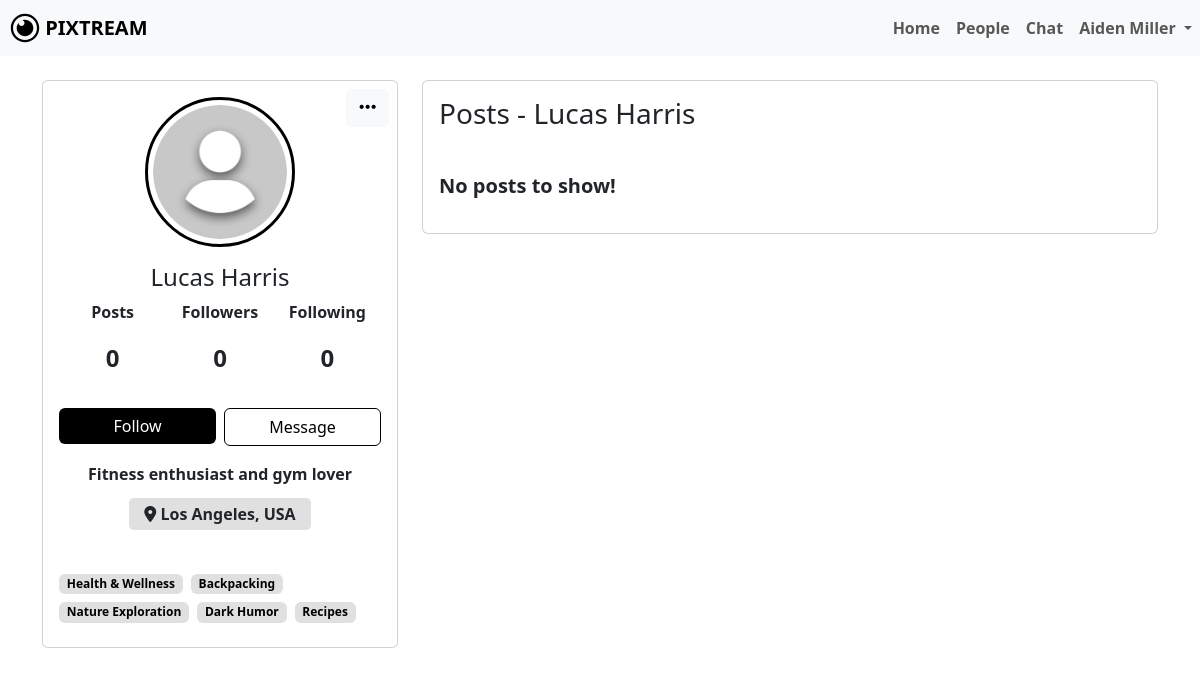
The page /user_profile.php?username=lucas_harris (signed in) on the database as committed earlier.
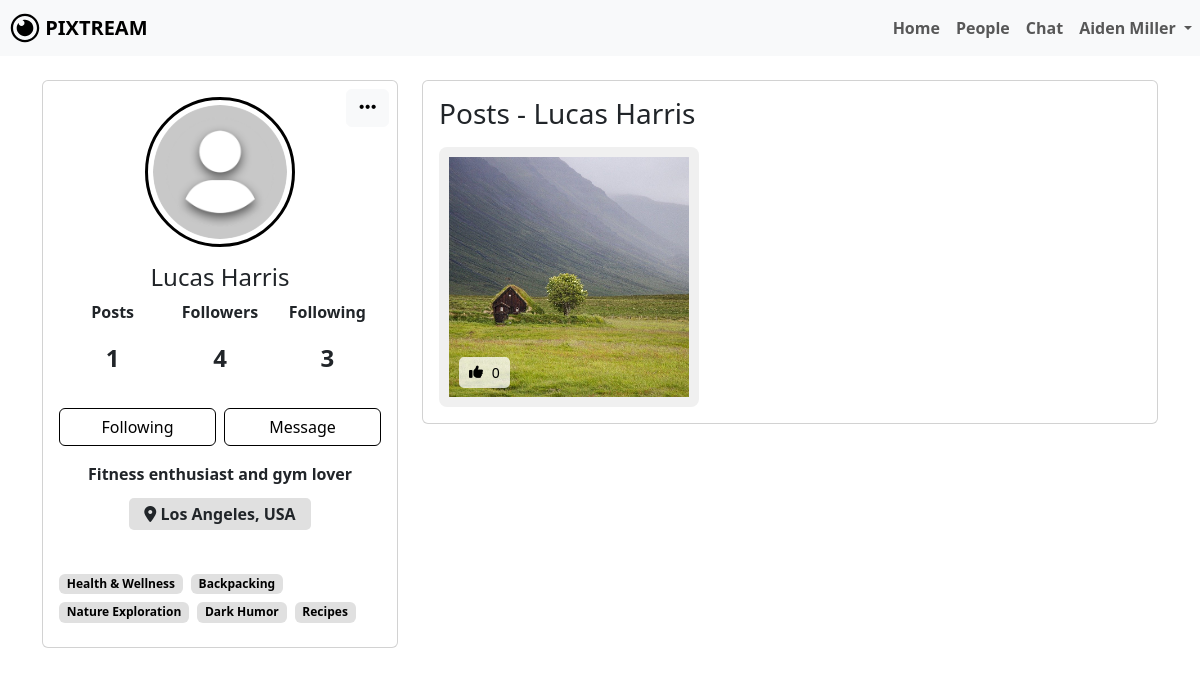
The same page on the database as committed later.
### tables this page shows
CREATE TABLE `posts` (
  `id` bigint(20) NOT NULL,
  `user_id` bigint(20) DEFAULT NULL,
  `post_path` varchar(255) DEFAULT NULL,
  `caption` longtext DEFAULT NULL,
  `category` enum('Photos','Videos','Stories','Music','Articles','Memes','Art & Design','Photography','Travel & Adventure','Food & Cooking','Others') DEFAULT NULL,
  `created_at` timestamp NOT NULL DEFAULT current_timestamp()
);

### user_profile.php (the view, shortened to what the changed rows need)
<?php
include 'dbconfig.php';
$username = $_SESSION['username'];
$log_sql = "SELECT * FROM users WHERE username='$username';";
$log_result = mysqli_query($conn, $log_sql);
$log_info = mysqli_fetch_assoc($log_result);
$log_id = $log_info['id'];
$viewedUsername = $_GET['username'];
$sql = "SELECT * FROM users WHERE username='$viewedUsername';";
$result = mysqli_query($conn, $sql);
$info = mysqli_fetch_assoc($result);
$user_id = $info['id'];
$interests = [];
$sql = "SELECT o.option_name
        FROM user_selections us
        JOIN options o ON us.option_id = o.id
        WHERE us.user_id = (SELECT id FROM users WHERE username = ? LIMIT 1)";
$stmt = $conn->prepare($sql);
$stmt->bind_param("s", $viewedUsername);
$stmt->execute();
$result = $stmt->get_result();
while ($row = $result->fetch_assoc()) {
    $interests[] = $row['option_name'];
}
$followersSql = "SELECT COUNT(*) AS follower_count FROM follows WHERE followed_id='$user_id';";
$followersResult = mysqli_query($conn, $followersSql);
$followersCount = mysqli_fetch_assoc($followersResult)['follower_count'];
$followingSql = "SELECT COUNT(*) AS following_count FROM follows WHERE follower_id='$user_id';";
$followingResult = mysqli_query($conn, $followingSql);
$followingCount = mysqli_fetch_assoc($followingResult)['following_count'];
$postSql = "SELECT COUNT(*) FROM posts WHERE user_id = '$user_id';";
$postResult = mysqli_query($conn, $postSql);
$postInfo = mysqli_fetch_array($postResult);
$postCount = $postInfo[0];
$isFollowingQuery = "SELECT * FROM follows WHERE follower_id = '$log_id' AND followed_id = '$user_id'";
$isFollowingResult = mysqli_query($conn, $isFollowingQuery);
$isFollowing = mysqli_num_rows($isFollowingResult) > 0;
$isBlockedQuery = "SELECT * FROM user_blocks WHERE blocked_by = '$log_id' AND blocked_user = '$user_id'";
$isBlockedResult = mysqli_query($conn, $isBlockedQuery);
$isBlocked = mysqli_num_rows($isBlockedResult) > 0;
?>
<!DOCTYPE html>
<html lang="en">
<head>
    <link rel="stylesheet" href="node_modules/bootstrap/dist/css/bootstrap.min.css">
    <link rel="stylesheet" href="library-files/fontawesome/css/all.min.css">
    <link rel="stylesheet" href="assets/css/me.css">
</head>
<body>
     <br>
    <div class="container">
        <div class="main-body">
            <div class="row gutters-sm">
                <div class="col-md-4 mb-3">
                    <div class="card h-100 position-relative">
                        <div class="card-body d-flex flex-column">
                            <div class="d-flex flex-column align-items-center text-center">
                                <div class="d-flex justify-content-around stats">
                                    <div class="stat">
                                        <p><b>Posts</b></p>
                                        <p><?php echo htmlspecialchars($postCount); ?></p>
                                    </div>
                                    <div class="stat" data-bs-toggle="modal" data-bs-target="#followersModal">
                                        <p><b>Followers</b></p>
                                        <p><?php echo htmlspecialchars($followersCount); ?></p>
                                    </div>
                                    <div class="stat" data-bs-toggle="modal" data-bs-target="#followingModal">
                                        <p><b>Following</b></p>
                                        <p><?php echo htmlspecialchars($followingCount); ?></p>
                                    </div>
                                </div>
                                <?php
                                $isBlockedByProfileUser = false;
                                ?>
                                <div class="mt-3 w-100 d-flex">
                                    <?php if ($isBlocked): ?>
                                        <form action="" method="POST" class="w-100">
                                            <input type="hidden" name="unblock_user_id" value="<?php echo htmlspecialchars($user_id); ?>">
                                            <button type="submit" class="btn mybtn w-100">Unblock</button>
                                        </form>
                                    <?php elseif ($isBlockedByProfileUser): ?>
                                        <button type="submit" class="btn mybtn-outline w-100">This profile is hidden!</button>
                                    <?php else: ?>
                                        <form action="follow_unfollow.php" method="POST" class="w-50 me-1">
                                            <?php if ($isFollowing): ?>
                                                <button type="submit" class="btn mybtn-outline w-100">Following</button>
                                            <?php else: ?>
                                                <button type="submit" class="btn mybtn w-100">Follow</button>
                                            <?php endif; ?>
                                        </form>
                                    <?php endif; ?>
                                </div>
                                <div class="mt-5 profile-interest">
                                    <div class="d-flex flex-wrap">
                                        <?php foreach ($interests as $interest): ?>
                                            <span class="badge mybadge2 me-2 mb-2"><?php echo htmlspecialchars($interest); ?></span>
                                        <?php endforeach; ?>
                                    </div>
                                </div>
                            </div>
                        </div>
                    </div>
                </div>
                <div class="col-md-8">
                    <div class="row gutters-sm">
                        <div class="col-sm-12 mb-3">
                            <div class="card h-100">
                                <div class="card-body">
                                    <?php if ($isBlockedByProfileUser): ?>
                                        <p class="text-muted text-center">No posts to show! This profile is hidden!</p>
                                    <?php else: ?>
                                    <div class="media-grid">
                                        <?php
                                        $postsSql = "SELECT * FROM posts WHERE user_id='$user_id' ORDER BY created_at DESC;";
                                        $postsResult = mysqli_query($conn, $postsSql);
                                        if (mysqli_num_rows($postsResult) === 0) {
                                            echo "<p class='fs-5 mt-4'><b>No posts to show!</b></p>";
                                        }
                                        else
                                        {
                                            while ($post = mysqli_fetch_assoc($postsResult))
                                            {
                                                $post_id = $post['id'];
                                                $mediaPath = $post['post_path'];
                                                $likeCountSql = "SELECT COUNT(*) AS like_count FROM likes WHERE post_id='$post_id';";
                                                $likeCountResult = mysqli_query($conn, $likeCountSql);
                                                $likeCountRow = mysqli_fetch_assoc($likeCountResult);
                                                $likeCount = $likeCountRow['like_count'];
                                                $fileExtension = strtolower(pathinfo($mediaPath, PATHINFO_EXTENSION));
                                                $isVideo = in_array($fileExtension, ['mp4', 'mov', 'avi', 'wmv']);
                                        ?>
                                        <a href="post_info.php?user_id=<?php echo $user_id; ?>&post_id=<?php echo $post_id; ?>">
                                            <div class="media-item">
                                                <?php if ($isVideo): ?>
                                                    <div class="video-thumbnail">
                                                        <video muted>
                                                            <source src="<?php echo htmlspecialchars($mediaPath); ?>" type="video/mp4">
                                                            Your browser does not support the video tag.
                                                        </video>
                                                        <div class="video-icon-overlay">
                                                            <i class="fas fa-play-circle"></i>
                                                        </div>
                                                    </div>
                                                <?php else: ?>
                                                    <img src="<?php echo htmlspecialchars($mediaPath); ?>" alt="Pixtream Post" class="img-fluid" style="cursor:pointer;">
                                                <?php endif; ?>
                                                <div class="like-count-overlay">
                                                    <i class="fa-solid fa-thumbs-up"></i>&nbsp;<?php echo $likeCount; ?>
                                                </div>
                                            </div>
                                        </a>
                                        <?php
                                            }
                                        }
                                        ?>
                                    </div>
                                    <?php endif; ?>
                                </div>
                            </div>
                        </div>
                    </div>
                </div>
            </div>
        </div>
    </div>
</body>
</html>

Rows that differ between the two databases and show on the page:
added posts: post_path (picture), likeCount "0"
Other text that changed with them:
$postCount: "0" → "1"
$followersCount: "0" → "4"
$followingCount: "0" → "3"
text no longer shown: "Follow No posts to show!"
text now shown: "Following"
